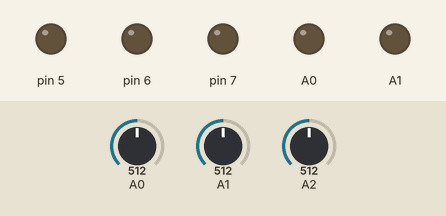
Recording of a sketch running on a simulated Arduino Uno, built with avr-gcc and run on an emulated ATmega328P. Parts: output pins drawn as LEDs (lit = HIGH). The inputs (shaded band) are chosen by the test bench; at power-on: A0 = 512, A1 = 512, A2 = 512. What the sketch prints to the serial monitor is not drawn.

Above: at 1.2 s.
1.3 s: A0 set to 66
2.8 s: A0 set to 56
At 3.5 s:
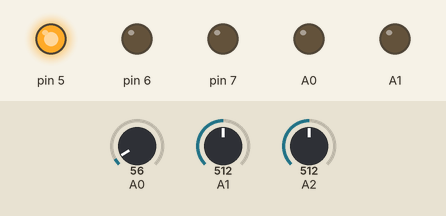
4.3 s: A1 set to 65
7.3 s: A1 set to 56
At 8.6 s:
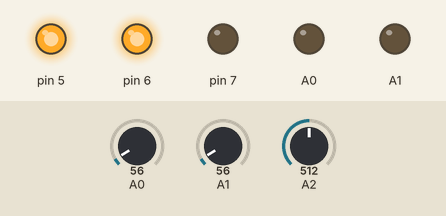
8.9 s: A2 set to 64
10.4 s: A2 set to 53
At 11.1 s:
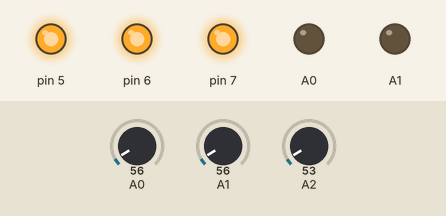
Timing chart, 0 to 12.9 s (numbered marks = the images above; inputs shaded):
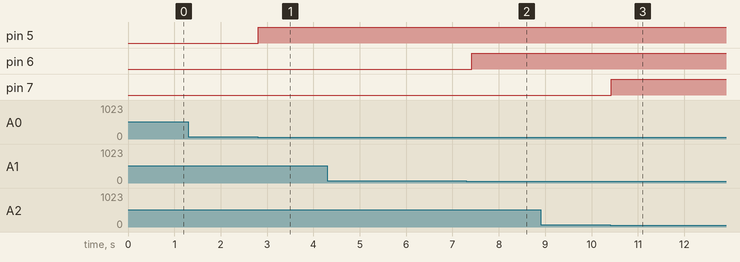

The sketch:

Sensor.ino
```cpp
// low_thresh determines the maximum analogRead() value that is
// considered a low value.  In the absence of a connection,
// the analog pins should be pulled high by largish (1 MOhm) resistors.
int low_thresh = 60;
int send_word = 0;

void setup() {
  Serial.begin(9600);
  pinMode(5, OUTPUT);
  pinMode(6, OUTPUT);
  pinMode(7, OUTPUT);

}

void loop() {
  send_word = 0;

  // Determine if each analog input has a path to
  // ground via one of the other two analog inputs
  // (which is temporarily set as an output so that
  // it is at ground potential, allowing the pin that
  // is being tested to be driven low-ish).
  pinMode( A0, INPUT );
  pinMode( A1, OUTPUT );
  pinMode( A2, OUTPUT );

  if ( analogRead( 0 ) < low_thresh )
  {
    send_word = send_word | 1;
    digitalWrite( 5, HIGH );
  }
  else
    digitalWrite( 5, LOW );


  pinMode( A0, OUTPUT );
  pinMode( A1, INPUT );
  pinMode( A2, OUTPUT );
  if ( analogRead( 1 ) < low_thresh )
  {
    send_word = send_word | 2;
    digitalWrite( 6, HIGH );
  }
  else
    digitalWrite( 6, LOW );

  pinMode( A0, OUTPUT );
  pinMode( A1, OUTPUT );
  pinMode( A2, INPUT );
  if ( analogRead( 2 ) < low_thresh )
  {
    send_word = send_word | 4;
    digitalWrite( 7, HIGH );
  }
  else
    digitalWrite( 7, LOW );

  Serial.write( send_word );

  // Receiver should use the same delay so that it doesn't stall
  // and cause all of the outputs to shut off.
  delay(200);
}
```

Measured:
- the behaviour switches between 60 and 59 on A0 (found by bisection; images 0 and 1)
- the behaviour switches between 60 and 59 on A1 (found by bisection; images 1 and 2)
- the behaviour switches between 60 and 59 on A2 (found by bisection; images 2 and 3)
- after the input at 2.8 s, pin 5: LOW → HIGH at once
- after the input at 7.3 s, pin 6: LOW → HIGH after 0.11 s
- after the input at 10.4 s, pin 7: LOW → HIGH at once
